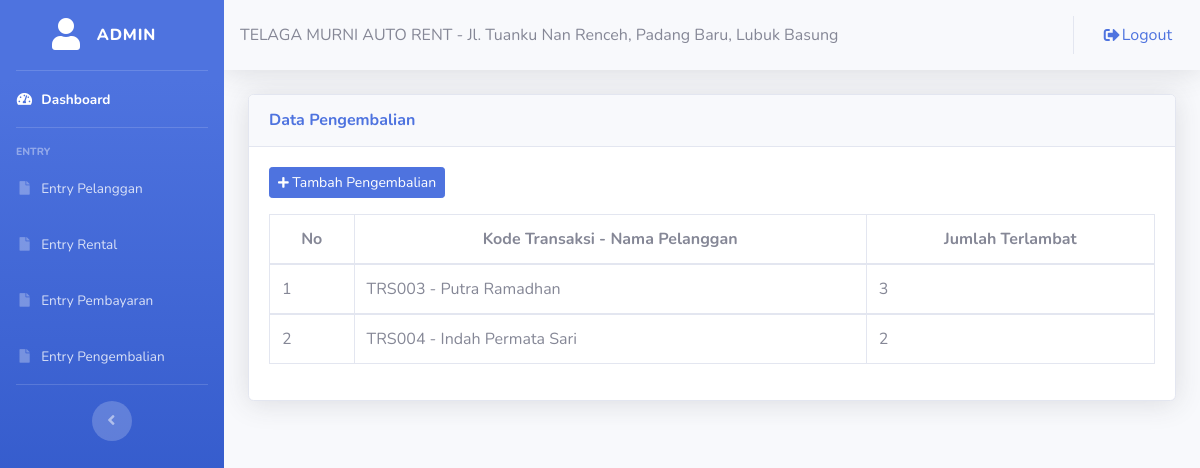
Screenshot of /pelanggan/datakembali.php (signed in) with the database file from the repository.
### tables this page shows
CREATE TABLE `tbl_pengembalian` (
  `kd_kembali` varchar(6) NOT NULL,
  `kd_transaksi` varchar(6) NOT NULL,
  `terlambat` int(11) NOT NULL
);

CREATE TABLE `tbl_transaksi` (
  `kd_transaksi` varchar(6) NOT NULL,
  `kd_mobil` varchar(6) NOT NULL,
  `kd_pelanggan` varchar(6) NOT NULL,
  `tgl_sewa` date NOT NULL,
  `tgl_kembali` date NOT NULL,
  `jml_harga` int(11) NOT NULL,
  `denda` int(11) NOT NULL,
  `status_bayar` int(11) NOT NULL,
  `status_kembali` int(11) NOT NULL
);

CREATE TABLE `tbl_pelanggan` (
  `kd_pelanggan` varchar(6) NOT NULL,
  `id` int(11) NOT NULL,
  `no_ktp` varchar(16) NOT NULL,
  `nm_pelanggan` varchar(50) NOT NULL,
  `tgl_lahir` date NOT NULL,
  `alamat` text NOT NULL,
  `no_hp` varchar(12) NOT NULL,
  `fotoktp` text NOT NULL,
  `status_peminjaman` int(11) NOT NULL
);

### pelanggan/datakembali.php (the view, shortened to what this page needs)
<?php
    include ('style/header.php');
    include ('style/sidebar.php');
?>
<div class="container-fluid">
	<div class="card shadow mt-3 mb-3">
		<div class="card-header py-3">
			<h6 class="m-0 font-weight-bold text-primary">Data Pengembalian</h6>
		</div>
		<div class="card-body">
			<button class="btn btn-sm btn-primary mb-3" data-toggle="modal" data-target="#tambah_pengembalian"><i class="fas fa-plus fa-sm"></i> Tambah Pengembalian</button>
			<table class="table table-bordered">
				<thead>
					<tr align="center">
						<th>No</th>
						<th>Kode Transaksi - Nama Pelanggan</th>
						<th>Jumlah Terlambat</th>
					</tr>
				</thead>
				<?php
				include ('../config/koneksi.php');
				$no = 1;
				$query = mysqli_query($konek, "SELECT * FROM tbl_pengembalian a LEFT JOIN tbl_transaksi b ON a.kd_transaksi=b.kd_transaksi LEFT JOIN tbl_pelanggan c ON b.kd_pelanggan=c.kd_pelanggan WHERE c.id= '$_SESSION[id]'");
				while($data = mysqli_fetch_assoc($query)){
				?>
				<tbody>
					<tr>
						<td><?php echo $no++; ?></td>
						<td><?php echo $data['kd_transaksi']; ?> - <?php echo $data['nm_pelanggan']; ?></td>
						<td><?php echo $data['terlambat']; ?></td>
					</tr>
				</tbody>
				<?php
				}
				?>
			</table>
		</div>
	</div>
</div>
<?php
    include ('style/footer.php');
?>

### rows the page displays
tbl_pengembalian: kd_transaksi.kd_transaksi "TRS003", tbl_pelanggan.nm_pelanggan "Putra Ramadhan", terlambat "3"
tbl_pengembalian: kd_transaksi.kd_transaksi "TRS004", tbl_pelanggan.nm_pelanggan "Indah Permata Sari", terlambat "2"

### other values shown
$_SESSION['username'] "ADMIN"
